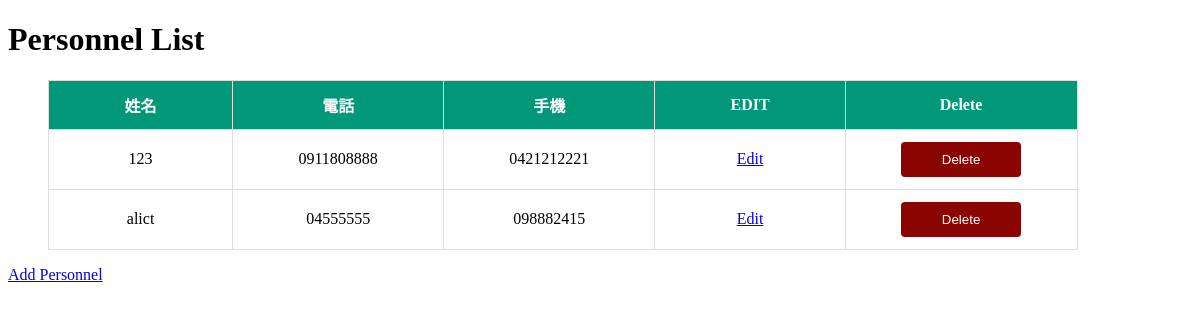
The app's page /, older data.
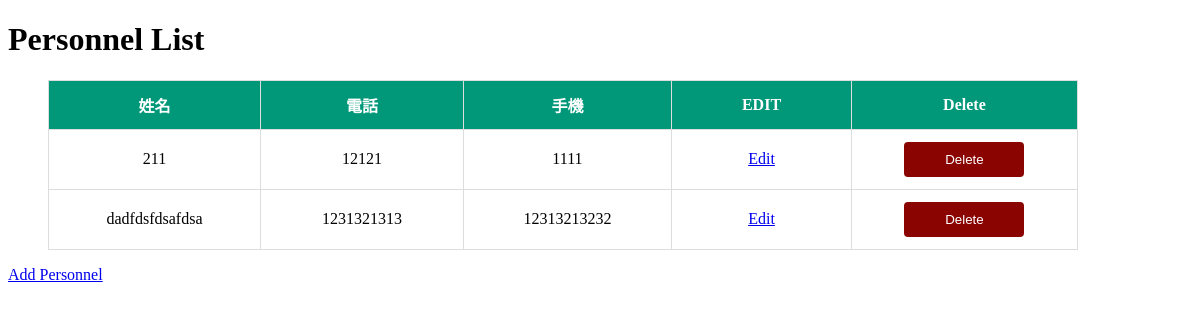
The same page, newer data.
### tables this page shows
CREATE TABLE personnel (
        id INTEGER PRIMARY KEY AUTOINCREMENT,
        name TEXT NOT NULL,
        phone TEXT,
        mobile TEXT
    );

### app.py (the view)
@app.route('/')
def index():
    conn = sqlite3.connect('example.db')
    cursor = conn.cursor()
    cursor.execute('SELECT * FROM personnel')
    personnel_list = cursor.fetchall()
    cursor.close()
    return render_template('index.html', personnel_list=personnel_list)

### templates/index.html (shortened to what this page needs)
<!DOCTYPE html>
<html lang="en">
  <head>
    <link
      rel="stylesheet"
      href="{{ url_for('static', filename='css/styles.css') }}"
    />
  </head>
  <body>
    <h1>Personnel List</h1>
    <ul>
      <table border="1" cellpadding="0" cellspacing="0" class="centered-table">
        <th>姓名</th>
        <th>電話</th>
        <th>手機</th>
        <th>EDIT</th>
        <th>Delete</th>
        {% for person in personnel_list %}
        <tr>
          <td>{{ person[1] }}</td>
          <td>{{ person[2] }}</td>
          <td>{{ person[3] }}</td>
          <td>
            <a href="{{ url_for('edit_personnel', personnel_id=person[0]) }}"
              >Edit</a
            >
          </td>
          <td>
            <form method="post" action="{{ url_for('handle_actions') }}">
              <button type="submit" class="delete-btn">
                Delete
              </button>
            </form>
          </td>
        </tr>
        {% endfor %}
      </table>
    </ul>
    <a href="{{ url_for('add_personnel') }}">Add Personnel</a>
  </body>
</html>

### static/css/styles.css (style rules this page uses)
table { width: 90%; border-collapse: collapse; margin-top: 20px; }
.centered-table th, .centered-table td { border: 1px solid #ddd; padding: 12px; text-align: center; }
.centered-table th { background-color: #009879; color: #ffffff !important; width: 25vw; height: 2vw; }
.centered-table td { background-color: #ffffff; width: 25vw; height: auto; text-align: center; }
form button.delete-btn { background-color: #8a0402; color: white; padding: 10px 15px; border: none; border-radius: 4px; cursor: pointer; width: 120px; }

Row changes from the older to the newer data that the page shows:
removed personnel: name "123", phone "0911808888", mobile "0421212221"
removed personnel: name "alict", phone "04555555", mobile "098882415"
added personnel: name "211", phone "12121", mobile "1111"
added personnel: name "dadfdsfdsafdsa", phone "1231321313", mobile "12313213232"
